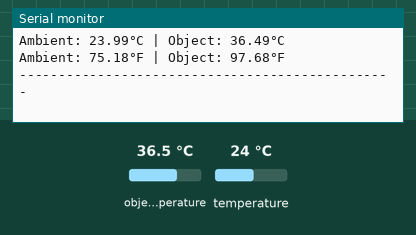
This sketch was run on a simulated ESP32. Parts: the last lines printed to the serial monitor. Inputs (shaded band) come from the test bench; at power-on: object temperature 36.5 °C, temperature 24 °C.

Above: at 1.2 s.
1.3 s: object temperature set to 20 °C
At 2.6 s:
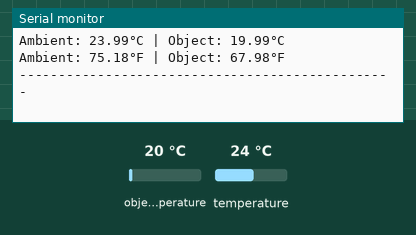
2.8 s: temperature set to 12 °C
At 3.9 s:
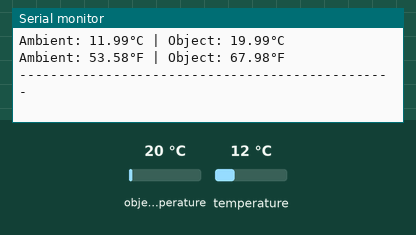
4.3 s: object temperature set to 26 °C
At 5.9 s:
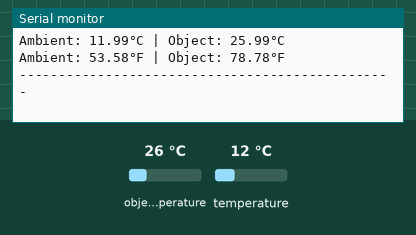
Timing chart, 0 to 7.4 s (numbered marks = the images above; inputs shaded):
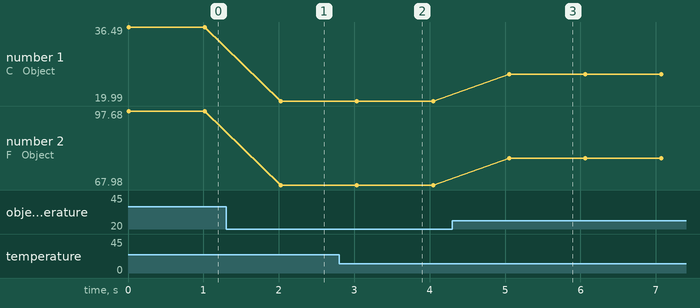

Measured:
- after the input at 1.3 s, the serial monitor: prints a new line after 0.73 s (image 1)
- after the input at 2.8 s, the serial monitor: prints a new line after 0.24 s (image 2)
- after the input at 4.3 s, the serial monitor: prints a new line after 0.75 s (image 3)
- plotted number 1: 36.49 → 19.99 after the input at 1.3 s, 19.99 → 25.99 after the input at 4.3 s
- plotted number 2: 97.68 → 67.98 after the input at 1.3 s, 67.98 → 78.78 after the input at 4.3 s

The sketch:

ESP32_MLX90614_demo.ino
```cpp
#include <Wire.h>
#include <Adafruit_MLX90614.h>

// Define I2C pins for ESP32 (Change if using non-standard pins)
#define I2C_SDA 21
#define I2C_SCL 22

Adafruit_MLX90614 mlx = Adafruit_MLX90614();

void setup() {
  // Use 115200 for ESP32 - make sure your Serial Monitor matches this!
  Serial.begin(115200);
  while (!Serial);

  Serial.println("\n--- ESP32 MLX90614 Diagnostic ---");

  // Manually start I2C on specific pins
  Wire.begin(I2C_SDA, I2C_SCL);

  Serial.println("Initializing sensor...");

  // Initialize the sensor
  if (!mlx.begin()) {
    Serial.println("CRITICAL ERROR: MLX90614 not found.");
    Serial.println("1. Check SDA/SCL wiring (Pins 21/22).");
    Serial.println("2. Check power (3.3V vs 5V).");
    Serial.println("3. Ensure pull-up resistors are present.");
    while (1) delay(10); // Halt execution
  }

  Serial.print("Sensor Found! Emissivity: ");
  Serial.println(mlx.readEmissivity());
  Serial.println("------------------------------------------------");
}

void loop() {
  // Read Temperatures
  double ambientC = mlx.readAmbientTempC();
  double objectC  = mlx.readObjectTempC();
  double ambientF = mlx.readAmbientTempF();
  double objectF  = mlx.readObjectTempF();

  // Print Results
  Serial.print("Ambient: "); Serial.print(ambientC); Serial.print("°C | ");
  Serial.print("Object: ");  Serial.print(objectC);  Serial.println("°C");

  Serial.print("Ambient: "); Serial.print(ambientF); Serial.print("°F | ");
  Serial.print("Object: ");  Serial.print(objectF);  Serial.println("°F");

  Serial.println("------------------------------------------------");

  delay(1000); // Wait 1 second between reads
}
```
